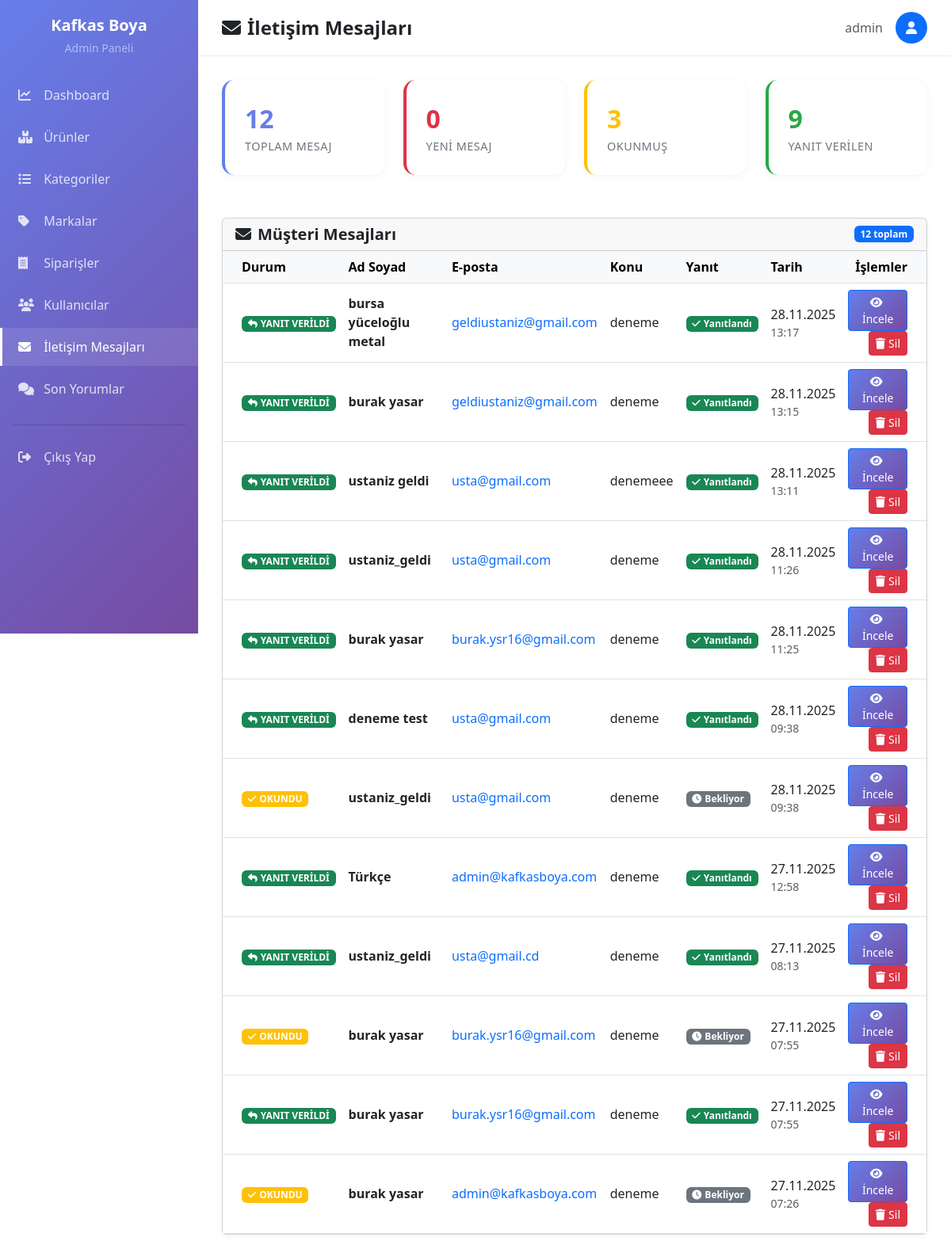
The page /admin/user-contacts.php (signed in) on the database its author committed.
### tables this page shows
CREATE TABLE `contacts` (
  `id` int(11) NOT NULL,
  `user_id` int(11) DEFAULT NULL,
  `name` varchar(100) NOT NULL,
  `email` varchar(255) NOT NULL,
  `phone` varchar(20) DEFAULT NULL,
  `subject` varchar(255) NOT NULL,
  `message` longtext NOT NULL,
  `status` enum('new','read','replied') DEFAULT 'new',
  `created_at` timestamp NOT NULL DEFAULT current_timestamp(),
  `updated_at` timestamp NOT NULL DEFAULT current_timestamp() ON UPDATE current_timestamp()
);

### admin/user-contacts.php (the view, shortened to what this page needs)
<?php
require_once __DIR__ . '/../includes/session.php';
$sql = "SELECT c.*,
               (SELECT COUNT(*) FROM contact_replies WHERE contact_id = c.id) as reply_count
        FROM contacts c
        ORDER BY c.created_at DESC";
$result = $conn->query($sql);
$contacts = $result ? $result->fetch_all(MYSQLI_ASSOC) : [];
$total_contacts = count($contacts);
$new_contacts = count(array_filter($contacts, fn($c) => $c['status'] === 'new'));
$read_contacts = count(array_filter($contacts, fn($c) => $c['status'] === 'read'));
?>
<!DOCTYPE html>
<html lang="tr">
<head>
    <link href="https://cdn.jsdelivr.net/npm/bootstrap@5.3.0/dist/css/bootstrap.min.css" rel="stylesheet">
    <link rel="stylesheet" href="https://cdnjs.cloudflare.com/ajax/libs/font-awesome/6.4.0/css/all.min.css">
</head>
<body>
<?php include 'admin-assets/sidebar.php'; ?>
    <div class="top-navbar">
        <h4 class="mb-0 fw-bold">
            <i class="fas fa-envelope me-2"></i>İletişim Mesajları
        </h4>
        <div class="d-flex align-items-center gap-3">
            <span class="text-muted"><?php echo htmlspecialchars($_SESSION['username']); ?></span>
            <div class="bg-primary text-white rounded-circle d-flex align-items-center justify-content-center" style="width: 40px; height: 40px;">
                <i class="fas fa-user"></i>
            </div>
        </div>
    </div>
    <div class="main-content">
        <div class="row mb-4">
            <div class="col-md-3">
                <div class="stat-card">
                    <div class="stat-value"><?php echo $total_contacts; ?></div>
                    <div class="stat-label">Toplam Mesaj</div>
                </div>
            </div>
            <div class="col-md-3">
                <div class="stat-card" style="border-left-color: #dc3545;">
                    <div class="stat-value" style="color: #dc3545;"><?php echo $new_contacts; ?></div>
                    <div class="stat-label">Yeni Mesaj</div>
                </div>
            </div>
            <div class="col-md-3">
                <div class="stat-card" style="border-left-color: #ffc107;">
                    <div class="stat-value" style="color: #ffc107;"><?php echo $read_contacts; ?></div>
                    <div class="stat-label">Okunmuş</div>
                </div>
            </div>
            <div class="col-md-3">
                <div class="stat-card" style="border-left-color: #28a745;">
                    <div class="stat-value" style="color: #28a745;">
                        <?php echo count(array_filter($contacts, fn($c) => $c['status'] === 'replied')); ?>
                    </div>
                    <div class="stat-label">Yanıt Verilen</div>
                </div>
            </div>
        </div>
        <div class="card">
            <div class="card-header d-flex justify-content-between align-items-center">
                <h5 class="fw-bold mb-0">
                    <i class="fas fa-envelope me-2"></i>Müşteri Mesajları
                </h5>
                <span class="badge bg-primary"><?php echo $total_contacts; ?> toplam</span>
            </div>
            <div class="card-body p-0">
                <?php if (empty($contacts)): ?>
                    <div class="alert alert-info m-4 mb-0">
                        <i class="fas fa-info-circle me-2"></i>Henüz mesaj yok.
                    </div>
                <?php else: ?>
                    <div class="table-responsive">
                        <table class="table table-hover align-middle mb-0">
                            <thead class="table-light">
                                <tr>
                                    <th class="ps-4">Durum</th>
                                    <th>Ad Soyad</th>
                                    <th>E-posta</th>
                                    <th>Konu</th>
                                    <th>Yanıt</th>
                                    <th>Tarih</th>
                                    <th class="text-end pe-4">İşlemler</th>
                                </tr>
                            </thead>
                            <tbody>
                                <?php foreach ($contacts as $contact):
                                    $has_reply = $contact['reply_count'] > 0;
                                ?>
                                <tr class="<?php
                                    echo $contact['status'] === 'new' ? 'new-message' : '';
                                    echo $has_reply ? ' replied-message' : '';
                                ?>">
                                    <td class="ps-4">
                                        <?php if ($contact['status'] === 'new'): ?>
                                            <span class="badge bg-danger">
                                                <i class="fas fa-exclamation-circle me-1"></i>YENİ
                                            </span>
                                        <?php elseif ($contact['status'] === 'read'): ?>
                                            <span class="badge bg-warning">
                                                <i class="fas fa-check me-1"></i>OKUNDU
                                            </span>
                                        <?php else: ?>
                                            <span class="badge bg-success">
                                                <i class="fas fa-reply me-1"></i>YANIT VERİLDİ
                                            </span>
                                        <?php endif; ?>
                                    </td>
                                    <td>
                                        <strong class="text-dark"><?php echo htmlspecialchars($contact['name']); ?></strong>
                                    </td>
                                    <td>
                                        <a href="mailto:<?php echo htmlspecialchars($contact['email']); ?>"
                                           class="text-decoration-none">
                                            <?php echo htmlspecialchars($contact['email']); ?>
                                        </a>
                                    </td>
                                    <td>
                                        <div class="text-dark" style="max-width: 200px; white-space: nowrap; overflow: hidden; text-overflow: ellipsis;">
                                            <?php echo htmlspecialchars($contact['subject']); ?>
                                        </div>
                                    </td>
                                    <td>
                                        <?php if ($has_reply): ?>
                                            <span class="badge bg-success">
                                                <i class="fas fa-check me-1"></i>Yanıtlandı
                                            </span>
                                        <?php else: ?>
                                            <span class="badge bg-secondary">
                                                <i class="fas fa-clock me-1"></i>Bekliyor
                                            </span>
                                        <?php endif; ?>
                                    </td>
                                    <td>
                                        <div class="text-dark"><?php echo date('d.m.Y', strtotime($contact['created_at'])); ?></div>
                                        <div class="text-muted small"><?php echo date('H:i', strtotime($contact['created_at'])); ?></div>
                                    </td>
                                    <td class="text-end pe-4">
                                        <button class="btn btn-sm btn-primary" data-bs-toggle="modal"
                                                data-bs-target="#messageModal<?php echo $contact['id']; ?>"
                                                title="Mesajı İncele">
                                            <i class="fas fa-eye me-1"></i>İncele
                                        </button>
                                        <a href="?delete=<?php echo $contact['id']; ?>"
                                           class="btn btn-sm btn-danger"
                                           onclick="return confirm('Bu mesajı silmek istediğinize emin misiniz?');"
                                           title="Mesajı Sil">
                                            <i class="fas fa-trash me-1"></i>Sil
                                        </a>
                                    </td>
                                </tr>
                                <?php endforeach; ?>
                            </tbody>
                        </table>
                    </div>
                <?php endif; ?>
            </div>
        </div>
    </div>
</body>
</html>

### admin/user-contacts.php (style rules this page uses)
body { background-color: #f8f9fa; font-family: 'Inter', sans-serif; }
.main-content { margin-left: 250px; padding: 30px; }
.top-navbar { background: white; padding: 15px 30px; border-bottom: 1px solid #e9ecef; display: flex; justify-content: space-between; align-items: center; margin-left: 250px; position: sticky; top: 0; z-index: 999; }
.stat-card { background: white; border-radius: 15px; padding: 25px; box-shadow: 0 2px 10px rgba(0,0,0,0.05); border-left: 4px solid #667eea; transition: all 0.3s ease; margin-bottom: 30px; }
.stat-card .stat-value { font-size: 2rem; font-weight: 700; color: #667eea; }
.stat-card .stat-label { color: #6c757d; font-size: 0.9rem; text-transform: uppercase; letter-spacing: 0.5px; }
.card { border: none; border-radius: 15px; box-shadow: 0 2px 10px rgba(0,0,0,0.05); margin-bottom: 30px; }
.card-header { background: white; border-bottom: 1px solid #e9ecef; padding: 20px; border-radius: 15px 15px 0 0; }
.btn-primary { background: linear-gradient(135deg, #667eea 0%, #764ba2 100%); border: none; }
.replied-message { background-color: #f0fff4 !important; }

### rows shown on the page
contacts: status "replied" (drawn), name "bursa yüceloğlu metal", email "geldiustaniz@gmail.com", subject "deneme", shows "Yanıtlandı", created_at "28.11.2025", created_at "13:17"
contacts: status "replied" (drawn), name "burak yasar", email "geldiustaniz@gmail.com", subject "deneme", shows "Yanıtlandı", created_at "28.11.2025", created_at "13:15"
contacts: status "replied" (drawn), name "ustaniz geldi", email "usta@gmail.com", subject "denemeee", shows "Yanıtlandı", created_at "28.11.2025", created_at "13:11"
contacts: status "replied" (drawn), name "ustaniz_geldi", email "usta@gmail.com", subject "deneme", shows "Yanıtlandı", created_at "28.11.2025", created_at "11:26"
contacts: status "replied" (drawn), name "burak yasar", email "burak.ysr16@gmail.com", subject "deneme", shows "Yanıtlandı", created_at "28.11.2025", created_at "11:25"
contacts: status "replied" (drawn), name "deneme test", email "usta@gmail.com", subject "deneme", shows "Yanıtlandı", created_at "28.11.2025", created_at "09:38"
contacts: status "read" (drawn), name "ustaniz_geldi", email "usta@gmail.com", subject "deneme", shows "Bekliyor", created_at "28.11.2025", created_at "09:38"
contacts: status "replied" (drawn), name "Türkçe", email "admin@kafkasboya.com", subject "deneme", shows "Yanıtlandı", created_at "27.11.2025", created_at "12:58"
contacts: status "replied" (drawn), name "ustaniz_geldi", email "usta@gmail.cd", subject "deneme", shows "Yanıtlandı", created_at "27.11.2025", created_at "08:13"
contacts: status "read" (drawn), name "burak yasar", email "burak.ysr16@gmail.com", subject "deneme", shows "Bekliyor", created_at "27.11.2025", created_at "07:55"
contacts: status "replied" (drawn), name "burak yasar", email "burak.ysr16@gmail.com", subject "deneme", shows "Yanıtlandı", created_at "27.11.2025", created_at "07:55"
contacts: status "read" (drawn), name "burak yasar", email "admin@kafkasboya.com", subject "deneme", shows "Bekliyor", created_at "27.11.2025", created_at "07:26"

### other values the page prints
$_SESSION['username'] "admin"
$total_contacts "12"
$new_contacts "0"
$read_contacts "3"
count(array_filter($contacts, fn($c) => $c['status'] === 'replied')) "9"
